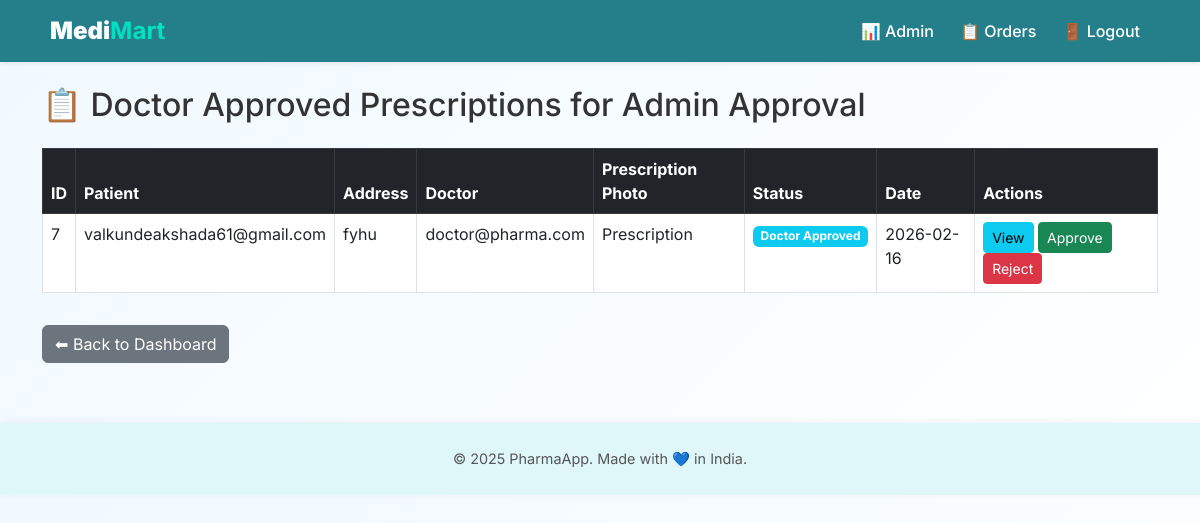
Screenshot of /admin/prescriptions (signed in) with the database file from the repository.
### models.py (models this page shows)
class Prescription(db.Model):
    id = db.Column(db.Integer, primary_key=True)
    user_id = db.Column(db.Integer, db.ForeignKey('user.id'), nullable=False)
    file_path = db.Column(db.String(200), nullable=False)
    status = db.Column(db.String(50), default='Pending')  # Pending, Approved, Rejected, Awaiting OTP Verification, Delivered
    doctor_id = db.Column(db.Integer, db.ForeignKey('user.id'), nullable=True)
    admin_id = db.Column(db.Integer, db.ForeignKey('user.id'), nullable=True)
    submitted_at = db.Column(db.DateTime, default=datetime.utcnow)
    reviewed_at = db.Column(db.DateTime, nullable=True)
    rejection_reason = db.Column(db.Text, nullable=True)
    disease = db.Column(db.String(200), nullable=True)
    symptoms = db.Column(db.Text, nullable=True)
    prescription_details = db.Column(db.Text, nullable=True)
    address = db.Column(db.Text, nullable=True)
    doctor_notes = db.Column(db.Text, nullable=True)
    medicine = db.Column(db.String(200), nullable=True)
    dosage = db.Column(db.String(100), nullable=True)
    delivery_otp = db.Column(db.String(6), nullable=True)
    delivery_otp_expiry = db.Column(db.DateTime, nullable=True)
    user = db.relationship('User', foreign_keys=[user_id], backref='prescriptions')
    doctor = db.relationship('User', foreign_keys=[doctor_id], backref='reviewed_prescriptions')
    admin = db.relationship('User', foreign_keys=[admin_id], backref='approved_prescriptions')

class User(UserMixin, db.Model):
    id = db.Column(db.Integer, primary_key=True)
    email = db.Column(db.String(120), unique=True, nullable=False)
    phone = db.Column(db.String(20), unique=True, nullable=False)
    password = db.Column(db.String(200), nullable=False)
    is_admin = db.Column(db.Boolean, default=False)
    is_doctor = db.Column(db.Boolean, default=False)
    otp = db.Column(db.String(6), nullable=True)
    otp_expiry = db.Column(db.DateTime, nullable=True)
    is_verified = db.Column(db.Boolean, default=False)
    created_at = db.Column(db.DateTime, default=datetime.utcnow)

### routes/admin.py (the view)
@admin_bp.route('/prescriptions')
@login_required
def admin_prescriptions():
    if not current_user.is_admin:
        return redirect(url_for('main.home'))
    prescriptions = Prescription.query.filter_by(status='Doctor Approved').all()
    return render_template('admin_prescriptions.html', prescriptions=prescriptions)

### app.py (called while the page is built)
@login_manager.user_loader
def load_user(user_id):
    return User.query.get(int(user_id))

### templates/admin_prescriptions.html (shortened to what this page needs)
{% extends 'base.html' %}
{% block content %}
<h2 class="mb-4">📋 Doctor Approved Prescriptions for Admin Approval</h2>
<div class="table-responsive">
<table class="table table-bordered table-hover">
  <thead class="table-dark">
    <tr>
      <th>ID</th>
      <th>Patient</th>
      <th>Address</th>
      <th>Doctor</th>
      <th>Prescription Photo</th>
      <th>Status</th>
      <th>Date</th>
      <th>Actions</th>
    </tr>
  </thead>
  <tbody>
    {% for prescription in prescriptions %}
    <tr>
      <td>{{ prescription.id }}</td>
      <td>{{ prescription.user.email }}</td>
      <td>{{ prescription.address or 'N/A' }}</td>
      <td>{{ prescription.doctor.email if prescription.doctor else 'None' }}</td>
      <td>Prescription</td>
      <td>
        <span class="badge bg-info">Doctor Approved</span>
      </td>
      <td>{{ prescription.submitted_at.strftime('%Y-%m-%d') }}</td>
      <td>
        <button class="btn btn-info btn-sm" data-bs-toggle="modal" data-bs-target="#viewModal{{ prescription.id }}">View</button>
        <form method="POST" action="{{ url_for('admin.admin_verify', prescription_id=prescription.id) }}" class="d-inline">
          <button class="btn btn-success btn-sm">Approve</button>
        </form>
        <form method="POST" action="{{ url_for('admin.admin_verify', prescription_id=prescription.id) }}" class="d-inline">
          <button class="btn btn-danger btn-sm">Reject</button>
        </form>
      </td>
    </tr>
    {% endfor %}
  </tbody>
</table>
</div>
<a href="{{ url_for('admin.admin_dashboard') }}" class="btn btn-secondary mt-3">⬅ Back to Dashboard</a>
{% endblock %}

### templates/base.html (style rules this page uses)
body { margin: 0; font-family: 'Inter', sans-serif; background: linear-gradient(135deg, #f0f9ff, #ffffff); color: #333; }

### rows the page displays
Prescription: id "7", user.email "valkundeakshada61@gmail.com", address "fyhu", doctor "doctor@pharma.com", submitted_at "2026-02-16"
